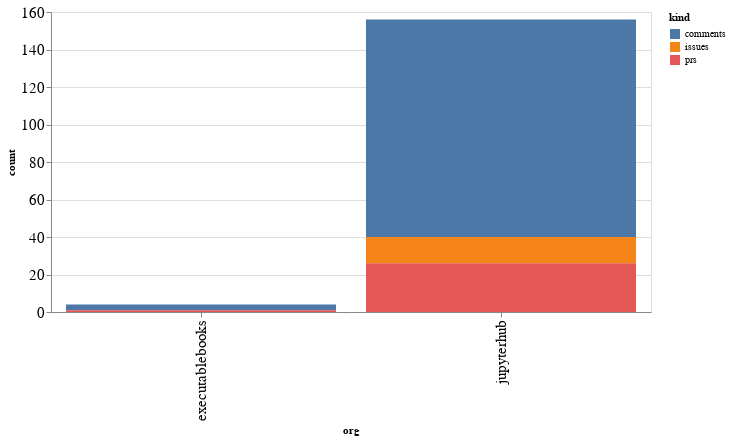

Source (notebook cell):
### Code cell
alt.Chart(org_summaries, width=600).mark_bar().encode(
    x='org',
    y='count',
    color='kind',
    tooltip="org"
)

### Figure 1 — Vega-Lite specification as saved in the notebook (floating-point values rounded to 4 significant figures)
{"config": {"axisLeft": {"labelFontSize": 15}, "axisBottom": {"labelFontSize": 15}}, "data": {"name": "data-4586f03af0f31d5e4ab68d7c6ec352fb"}, "mark": "bar", "encoding": {"color": {"type": "nominal", "field": "kind"}, "tooltip": {"type": "nominal", "field": "org"}, "x": {"type": "nominal", "field": "org"}, "y": {"type": "quantitative", "field": "count"}}, "width": 600, "$schema": "https://vega.github.io/schema/vega-lite/v4.8.1.json", "datasets": {"data-4586f03af0f31d5e4ab68d7c6ec352fb": [{"org": "executablebooks", "kind": "comments", "count": 3}, {"org": "executablebooks", "kind": "prs", "count": 1}, {"org": "jupyterhub", "kind": "comments", "count": 116}, {"org": "jupyterhub", "kind": "issues", "count": 14}, {"org": "jupyterhub", "kind": "prs", "count": 26}]}}
